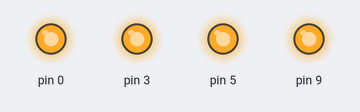
The sketch below on a simulated Arduino Uno, built with avr-gcc and run on an emulated ATmega328P. On the bench: output pins drawn as LEDs (lit = HIGH).

Above: at 0.1 s.
Timing chart, 0 to 1.6 s (numbered marks = the images above):
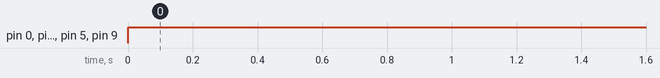

Measured:
- by itself, pin 0, pin 3, pin 5, pin 9: LOW → HIGH at 0.00 s

The sketch:

001MultiLED.ino
```cpp
void setup() {

  pinMode(0, OUTPUT);
  pinMode(3, OUTPUT);
  pinMode(5, OUTPUT);
  pinMode(9, OUTPUT);
}


void loop() {
  digitalWrite(0, HIGH);
  digitalWrite(3, HIGH);
  digitalWrite(5, HIGH);
  digitalWrite(9, HIGH);

}
```
